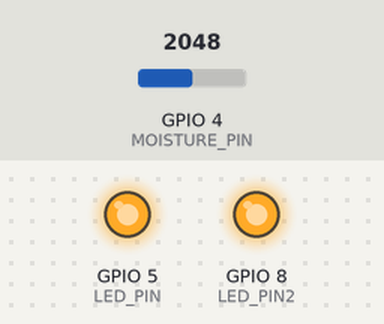
The sketch below on a simulated ESP32-C3. Parts: output pins drawn as LEDs (lit = HIGH). Inputs (shaded band) come from the test bench; at power-on: GPIO 4 (MOISTURE_PIN) = 2048. Nothing arrives over Bluetooth unless stated; pins used as bus, display or sensor lines are not drawn; what the sketch prints to the serial monitor is not drawn. At 21.6 s the program puts the board to deep sleep or switches it off; the recording ends there.

Above: at 0.1 s.
At 0.6 s:
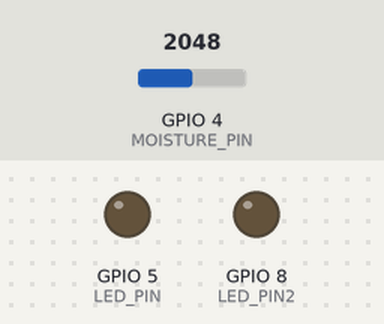
Timing chart, 0 to 2.1 s (numbered marks = the images above):
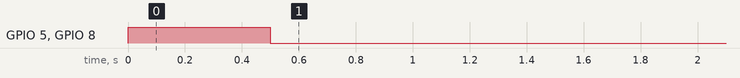

The sketch:

moisture.ino
```cpp
// Warnung Work in progress, funktionalität nicht gewährleiste. Proof of concept !!!!!
// # claude version 0.106
// DIY Moisture Sensor - ESP32-C3 - OpenMQTTGateway / HHCCJCY10 Emulation
// GPIO4 = Moisture ADC, GPIO2 = VCC Messung (parasitärer Pullup)
// GPIO5 = Signal LED extern rot (500ms), LED_BUILTIN = blaue interne LED (500ms)
// GPIO1 = Sensor Power (HIGH während awake)
// GPIO3 = GND für Sensor-Steckverbinder (permanent LOW)
// Vorlauf 1000ms für Einschwingzeit, Senden 60s, Deep Sleep 1 Minute (Entwicklungsphase)
// lux = fortlaufender Paketzähler 1000-2000 (RTC, überlebt Deep Sleep)

#include <BLEDevice.h>
#include <BLEUtils.h>
#include <BLEAdvertising.h>

const int MOISTURE_PIN  = 4;      // GPIO4 (ADC1_CH4), kein Strapping-Pin
const int LED_PIN       = 5;      // GPIO5, Signal-LED extern rot
const int LED_PIN2      = LED_BUILTIN; // interne blaue LED
const int SENSOR_PWR    = 1;      // GPIO1, Sensor Power (HIGH während awake)
const int SENSOR_GND    = 3;      // GPIO3, Sensor GND (permanent LOW)
const int ADC_SAMPLES   = 10;
const int WARMUP_MS     = 1000;   // Vorlauf für TL555 Einschwingzeit
const int ADVERTISE_MS  = 20000;  // 60 Sekunden senden (Faktor 3 × vorher)
const uint64_t SLEEP_US = 60ULL * 1000000ULL;  // 1 Minute (Entwicklungsphase)

// Paketzähler im RTC-Speicher (überlebt Deep Sleep)
RTC_DATA_ATTR uint32_t lux = 1000;

// HHCCJCY10 Payload Layout (9 Bytes, big-endian):
// [0]     moi   uint8   0-255
// [1-2]   tempc int16   /10 = °C
// [3-5]   lux   uint24  Paketzähler 1000-2000
// [6]     batt  uint8   VCC in 0.1V Schritten (z.B. 28 = 2.8V)
//               VCC 0-3300mV → /100 → 0-33 (direkt ablesbar als Volt×10)
// [7-8]   fer   uint16  µS/cm

uint8_t readMoisture() {
  pinMode(MOISTURE_PIN, INPUT);
  analogSetAttenuation(ADC_11db);
  long sum = 0;
  for (int i = 0; i < ADC_SAMPLES; i++) {
    sum += analogRead(MOISTURE_PIN);
    delay(10);
  }
  return (uint8_t)((sum / ADC_SAMPLES) / 16);
}

void signalLed(int ms) {
  pinMode(LED_PIN, OUTPUT);
  pinMode(LED_PIN2, OUTPUT);
  digitalWrite(LED_PIN, HIGH);
  digitalWrite(LED_PIN2, HIGH);
  delay(ms);
  digitalWrite(LED_PIN, LOW);
  digitalWrite(LED_PIN2, LOW);
}

void setup() {
  Serial.begin(115200);

  // Sensor GND permanent LOW
  pinMode(SENSOR_GND, OUTPUT);
  digitalWrite(SENSOR_GND, LOW);

  // Sensor einschalten
  pinMode(SENSOR_PWR, OUTPUT);
  digitalWrite(SENSOR_PWR, HIGH);

  // Signal-LED kurz aufleuchten (500ms) → visuelles Lebenszeichen
  signalLed(500);

  // Vorlauf für TL555 Einschwingzeit
  delay(WARMUP_MS);

  uint8_t  moi     = readMoisture();
  int16_t  tempc10 = 250;   // Dummy 25.0°C
  // VCC-Messung via GPIO2 parasitärem Pullup (kein externer Spannungsteiler)
  // analogReadMilliVolts liefert 0-3300mV → /100 → 0-33 (Volt×10, z.B. 28 = 2.8V)
  uint8_t  batt    = (uint8_t)(analogReadMilliVolts(A2) / 100);
  uint16_t fer     = 0;

  Serial.printf("[DEBUG] moi: %u | tempc: %.1f°C | batt: %u (= %u.%uV) | lux: %u\n",
                moi, tempc10 / 10.0, batt, batt / 10, batt % 10, lux);

  uint8_t sd[9];
  sd[0] = moi;
  sd[1] = (uint8_t)((tempc10 >> 8) & 0xFF);
  sd[2] = (uint8_t)(tempc10 & 0xFF);
  sd[3] = (uint8_t)((lux >> 16) & 0xFF);
  sd[4] = (uint8_t)((lux >> 8) & 0xFF);
  sd[5] = (uint8_t)(lux & 0xFF);
  sd[6] = batt;
  sd[7] = (uint8_t)(fer >> 8);
  sd[8] = (uint8_t)(fer & 0xFF);

  BLEDevice::init("Flower care");
  BLEAdvertising *pAdv = BLEDevice::getAdvertising();

  BLEAdvertisementData oData;
  oData.setCompleteServices(BLEUUID((uint16_t)0xFD50));

  String sdStr = "";
  for (int i = 0; i < sizeof(sd); i++) sdStr += (char)sd[i];
  oData.setServiceData(BLEUUID((uint16_t)0xFD50), sdStr);

  pAdv->setAdvertisementData(oData);
  pAdv->start();

  Serial.println("[DEBUG] Sende Paket 60s...");
  delay(ADVERTISE_MS);
  pAdv->stop();

  // Paketzähler erhöhen, bei 2001 zurück auf 1000
  lux++;
  if (lux > 2000) lux = 1000;

  Serial.println("[DEBUG] Deep Sleep 1 Minute...");
  esp_sleep_enable_timer_wakeup(SLEEP_US);
  esp_deep_sleep_start();
}

void loop() {}
```

Measured:
- by itself, GPIO 5 (LED_PIN), GPIO 8 (LED_PIN2): LOW → HIGH at 0.00 s, → LOW 0.50 s later
